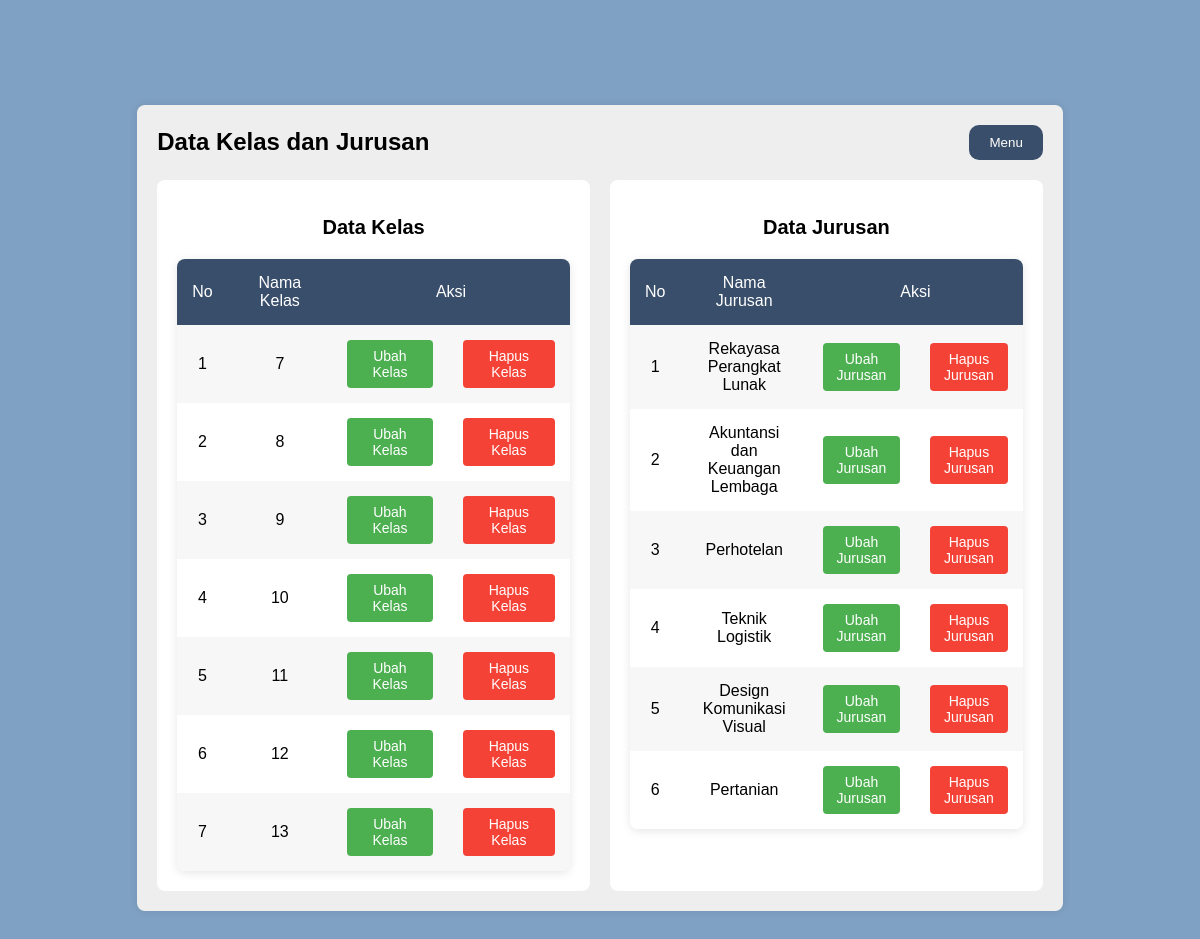
Screenshot of /table2.php with the database file from the repository.
### tables this page shows
CREATE TABLE `kelas` (
  `id` int(11) NOT NULL,
  `nama` varchar(100) NOT NULL
);

CREATE TABLE `jurusan` (
  `id` int(11) NOT NULL,
  `nama` varchar(100) NOT NULL
);

### table2.php (the view, shortened to what this page needs)
<?php
require_once 'koneksi.php';
?>
<!DOCTYPE html>
<html>
<head>
</head>
<body>
    <div class="container">
        <div class="header">
            <h1>Data Kelas dan Jurusan</h1>
            <div class="dropdown">
                <button class="dropbtn">Menu</button>
            </div>
        </div>
        <div class="table-container">
            <div class="table-wrapper">
                <h2>Data Kelas</h2>
                <table>
                    <tr>
                        <th>No</th>
                        <th>Nama Kelas</th>
                        <th colspan="2">Aksi</th>
                    </tr>
                    <?php
                    $q = $conn->query("SELECT * FROM kelas");
                    $no = 1;
                    while ($dt = $q->fetch_assoc()) :
                    ?>
                    <tr>
                        <td><?= $no++ ?></td>
                        <td><?= $dt['nama'] ?></td>
                        <td>
                            <a href="update_kelas.php?id=<?= $dt['id'] ?>" class="button1">Ubah Kelas</a>
                        </td>
                        <td>
                            <a href="delete_kelas.php?id=<?= $dt['id'] ?>" class="button2" onclick="return confirm('Anda yakin akan menghapus data ini?')">Hapus Kelas</a>
                        </td>
                    </tr>
                    <?php
                    endwhile;
                    ?>
                </table>
            </div>
            <div class="table-wrapper">
                <h2>Data Jurusan</h2>
                <table>
                    <tr>
                        <th>No</th>
                        <th>Nama Jurusan</th>
                        <th colspan="2">Aksi</th>
                    </tr>
                    <?php
                    $q = $conn->query("SELECT * FROM jurusan");
                    $no = 1;
                    while ($dt = $q->fetch_assoc()) :
                    ?>
                    <tr>
                        <td><?= $no++ ?></td>
                        <td><?= $dt['nama'] ?></td>
                        <td>
                            <a href="update_jurusan.php?id=<?= $dt['id'] ?>" class="button1">Ubah Jurusan</a>
                        </td>
                        <td>
                            <a href="delete_jurusan.php?id=<?= $dt['id'] ?>" class="button2" onclick="return confirm('Anda yakin akan menghapus data ini?')">Hapus Jurusan</a>
                        </td>
                    </tr>
                    <?php
                    endwhile;
                    ?>
                </table>
            </div>
        </div>
    </div>
</body>
</html>

### table2.php (style rules this page uses)
body { font-family: Poppins, sans-serif; background-color: #7FA1C3; display: flex; justify-content: center; align-items: center; height: 100vh; padding: 100px; }
.container { width: 90%; background-color: #EEEEEE; padding: 20px; border-radius: 8px; box-shadow: 0 0 10px rgba(0, 0, 0, 0.1); flex-direction: column; gap: 20px; height: auto; position: relative; }
.header { display: flex; justify-content: space-between; align-items: center; margin-bottom: 20px; }
h1 { font-size: 24px; margin: 0; }
.table-container { display: flex; justify-content: space-between; gap: 20px; }
.table-wrapper { flex: 1; background-color: #FFFFFF; padding: 20px; border-radius: 8px; }
h2 { font-size: 20px; margin-bottom: 20px; text-align: center; }
table { width: 100%; border-collapse: separate; border-spacing: 0; border-radius: 8px; overflow: hidden; box-shadow: 0 2px 10px rgba(0, 0, 0, 0.1); }
th, td { padding: 15px; text-align: center; }
th { background-color: #394E6A; color: white; font-weight: normal; }
td { background-color: #ffffff; }
tr:nth-child(even) td { background-color: #F7F7F7; }
.button1, .button2 { padding: 8px 12px; border: none; border-radius: 4px; cursor: pointer; text-align: center; font-size: 14px; color: white; text-decoration: none; display: inline-block; }
.button1 { background-color: #4CAF50; }
.button2 { background-color: #f44336; }
.dropdown { position: relative; display: inline-block; }
.dropbtn { font-family: Poppins, sans-serif; background-color: #394E6A; color: white; padding: 10px 20px; border: none; border-radius: 10px; cursor: pointer; text-align: center; text-decoration: none; width: auto; }

### rows the page displays
kelas: nama "7"
kelas: nama "8"
kelas: nama "9"
kelas: nama "10"
kelas: nama "11"
kelas: nama "12"
kelas: nama "13"
jurusan: nama "Rekayasa Perangkat Lunak"
jurusan: nama "Akuntansi dan Keuangan Lembaga"
jurusan: nama "Perhotelan"
jurusan: nama "Teknik Logistik"
jurusan: nama "Design Komunikasi Visual"
jurusan: nama "Pertanian"
